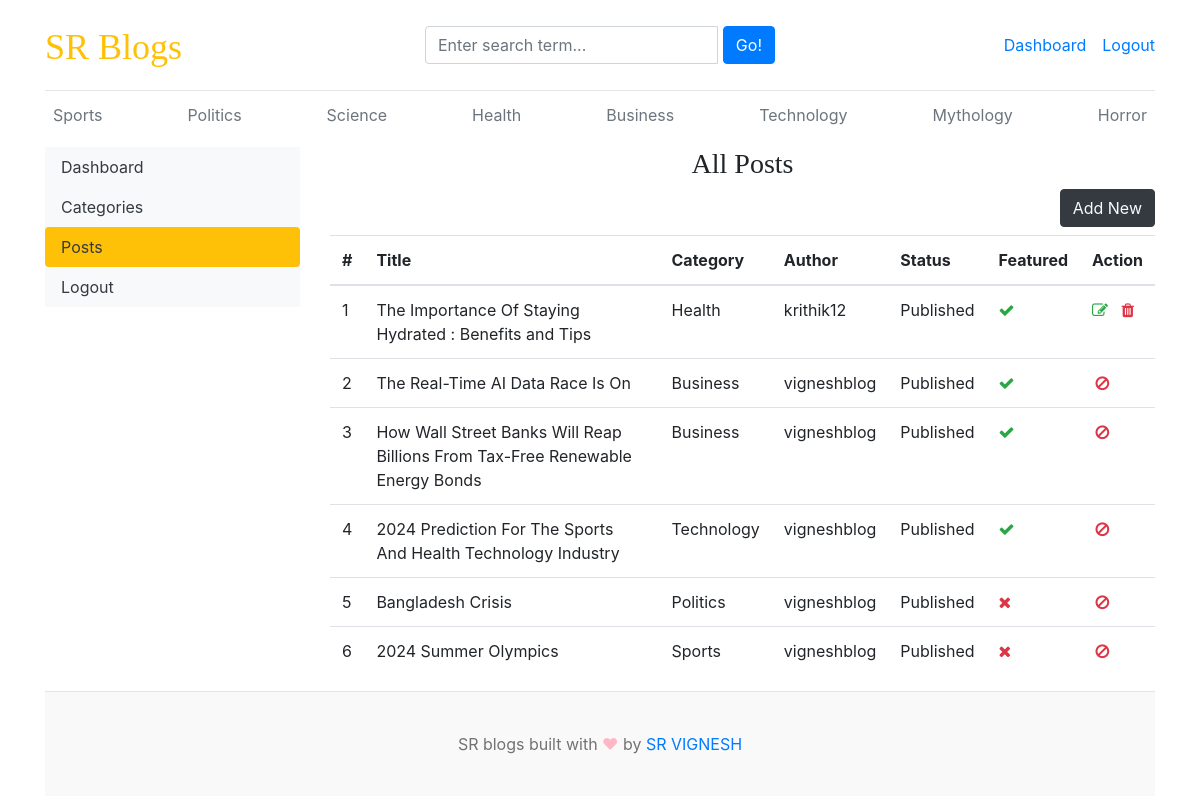
/dashboard/posts/ (signed in), run on the app's committed database.
### blogs/models.py (models this page shows, shortened)
class Category(models.Model):
    category_name=models.CharField(max_length=50,unique=True)
    created_at=models.DateTimeField(auto_now_add=True)
    updated_at=models.DateTimeField(auto_now=True)
    class Meta:
        verbose_name_plural='categories'
    def __str__(self):
        return self.category_name

class Blog(models.Model):
    title=models.CharField(max_length=100)
    slug=models.SlugField(max_length=150,unique=True,blank=True)
    category=models.ForeignKey(Category,on_delete=models.CASCADE)
    author=models.ForeignKey(User,on_delete=models.CASCADE)
    featured_image=models.ImageField(upload_to='uploads/%Y/%m/%d')
    short_description=models.TextField(max_length=500)
    blog_body=models.TextField(max_length=2000)
    status=models.CharField(max_length=20,choices=STATUS_CHOICES,default="Draft")
    is_featured=models.BooleanField(default=False)
    created_at=models.DateTimeField(auto_now_add=True)
    updated_at=models.DateTimeField(auto_now=True)

### dashboards/views.py (the view)
# urls.py: path('posts/',views.posts,name='posts'),
@login_required(login_url='login')
def posts(request):
    posts=Blog.objects.all()
    context={
        'posts':posts,
    }
    return render(request,'dashboard/posts.html',context)

### blogs/context_processors.py (called while the page is built)
def get_categories(request):
    categories=Category.objects.all()
    return dict(categories=categories)

def get_social_links(request):
    social_links=SocialLink.objects.all()
    return dict(social_links=social_links)

### templates/dashboard/posts.html (shortened to what this page needs)
{% extends 'base.html' %}
{% block content %}
<div class="row">
    {% include 'dashboard/sidebar.html' %}
     <div class="col-md-9">
        <h3 class="text-center">All Posts</h3>
        <a href="{% url 'add_post' %}" class="btn btn-dark text-light float-right mb-2">Add New</a>
        <table class="table table-hover">
            <thead>
              <tr>
                <th>#</th>
                <th>Title</th>
                <th>Category</th>
                <th>Author</th>
                <th>Status</th>
                <th>Featured</th>
                <th>Action</th>
              </tr>
            </thead>
            <tbody>
            {% for post in posts %}
              <tr>
                <td>{{ forloop.counter }}</td>
                <td>{{ post.title }}</td>
                <td>{{ post.category }}</td>
                <td>{{ post.author }}</td>
                <td>{{ post.status }}</td>
                <td>{% if post.is_featured %} <i class="fa fa-check text-success"> </i>{% else %}<i class="fa fa-times text-danger"></i>{% endif %}</td>
                <td>
                  {% if user.is_staff or post.author == user %}
                    <a href="{% url 'edit_post' post.id %}"><i class="fa fa-edit text-success"></i></a>
                    <a href="#" onclick="DeletePost({{ post.id }}); return false;"><i class="fa fa-trash text-danger"></i></a>
                  {% else %}
                  <i class="fa fa-ban fa-fw text-danger"></i>
                  {% endif %}
                </td>
              </tr>
            {% endfor %}
            </tbody>
          </table>
     </div>
</div>
{% endblock %}

### templates/base.html (shortened to what this page needs)
{% load static %}
<!DOCTYPE html>
<html lang="en">
<head>
    <link href="https://getbootstrap.com/docs/4.0/dist/css/bootstrap.min.css" rel="stylesheet">
    <link href="{% static 'css/blog.css' %}" rel="stylesheet">
    <link rel="stylesheet" href="https://stackpath.bootstrapcdn.com/bootstrap/4.5.2/css/bootstrap.min.css">
    <link rel="stylesheet" href="https://cdnjs.cloudflare.com/ajax/libs/font-awesome/5.15.4/css/all.min.css">
    <link rel="stylesheet" href="https://cdnjs.cloudflare.com/ajax/libs/font-awesome/4.7.0/css/font-awesome.min.css">
  </head>
<body>
    <div class="container">
      <header class="blog-header py-3">
        <div class="row flex-nowrap justify-content-between align-items-center">
          <div class="col-4 pt-1">
            <a class="blog-header-logo text-warning" href="/">SR Blogs</a>
          </div>
          <div class="col-4">
            <form action="{% url 'search' %}" method="GET">
                <div class="input-group">
                    <input class="form-control" type="text" name="keyword" value="{{ keyword }}" placeholder="Enter search term..." aria-label="Enter search term..." aria-describedby="button-search" />&nbsp;
                    <button type="submit" class="btn btn-primary" id="button-search" type="button">Go!</button>
                </div>
            </form>
          </div>
          <div class="col-4 d-flex justify-content-end align-items-center">
            {% if not user.is_authenticated %}
            <a class="btn btn-sm btn-warning" href="{% url 'login' %}">Login</a> &nbsp;
            <a class="btn btn-sm btn-outline-secondary" href="{% url 'register' %}">Register</a>
            {% else %}
            <span><a href="{% url 'dashboard' %}">Dashboard</a></span>
            <span><a href="{% url 'logout' %}">Logout</a></span>
            {% endif %}
          </div>
        </div>
      </header>
      <div class="nav-scroller py-1 mb-2">
        <nav class="nav d-flex justify-content-between">
          {% for category in categories %}
          <a class="p-2 text-muted" href="{% url 'posts_by_category' category.id %}">{{ category.category_name }}</a>
          {% endfor %}
        </nav>
      </div>
{% block content %}
{% endblock %}
<footer class="blog-footer">
    <p>SR blogs built with <span style="color:#FFB7C5;">&#9829;</span> by <a href="#">SR VIGNESH</a></p>
  </footer>
  </body>
  </html>

### blog_main/static/css/blog.css (style rules this page uses)
.blog-header { border-bottom: 1px solid #e5e5e5; }
.blog-header-logo { font-family: "Playfair Display", Georgia, "Times New Roman", serif; font-size: 2.25rem; }
h1, h2, h3, h4, h5, h6 { font-family: "Playfair Display", Georgia, "Times New Roman", serif; }
.blog-footer { padding: 2.5rem 0; color: #727272; text-align: center; background-color: #f9f9f9; border-top: .05rem solid #e5e5e5; }
.blog-footer p:last-child { margin-bottom: 0; }

### data on the page
Category: category_name "Sports"
Category: category_name "Politics"
Category: category_name "Science"
Category: category_name "Health"
Category: category_name "Business"
Category: category_name "Technology"
Category: category_name "Mythology"
Category: category_name "Horror"
Blog: title "The Importance Of Staying Hydrated : Benefits and Tips", category "Health", author "krithik12", status "Published", is_featured True (drawn)
Blog: title "The Real-Time AI Data Race Is On", category "Business", author "vigneshblog", status "Published", is_featured True (drawn)
Blog: title "How Wall Street Banks Will Reap Billions From Tax-Free Renewable Energy Bonds", category "Business", author "vigneshblog", status "Published", is_featured True (drawn)
Blog: title "2024 Prediction For The Sports And Health Technology Industry", category "Technology", author "vigneshblog", status "Published", is_featured True (drawn)
Blog: title "Bangladesh Crisis", category "Politics", author "vigneshblog", status "Published", is_featured False (drawn)
Blog: title "2024 Summer Olympics", category "Sports", author "vigneshblog", status "Published", is_featured False (drawn)
